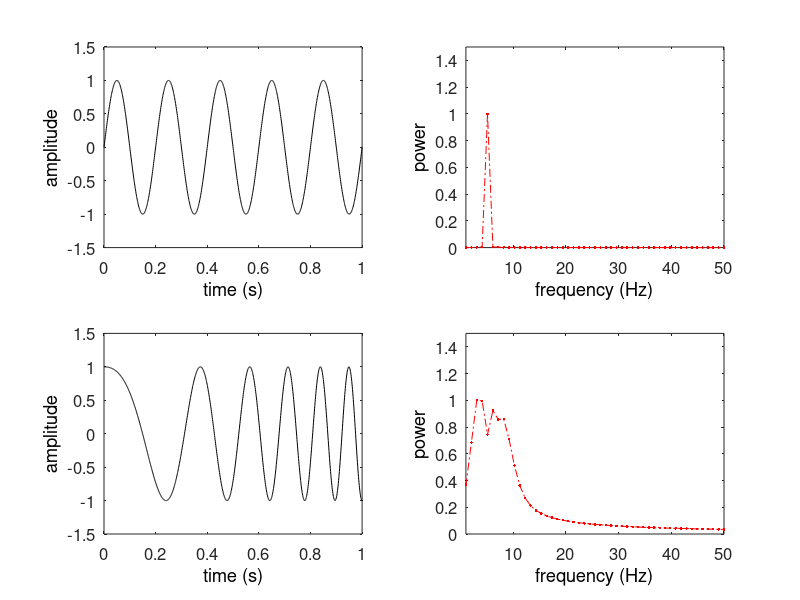
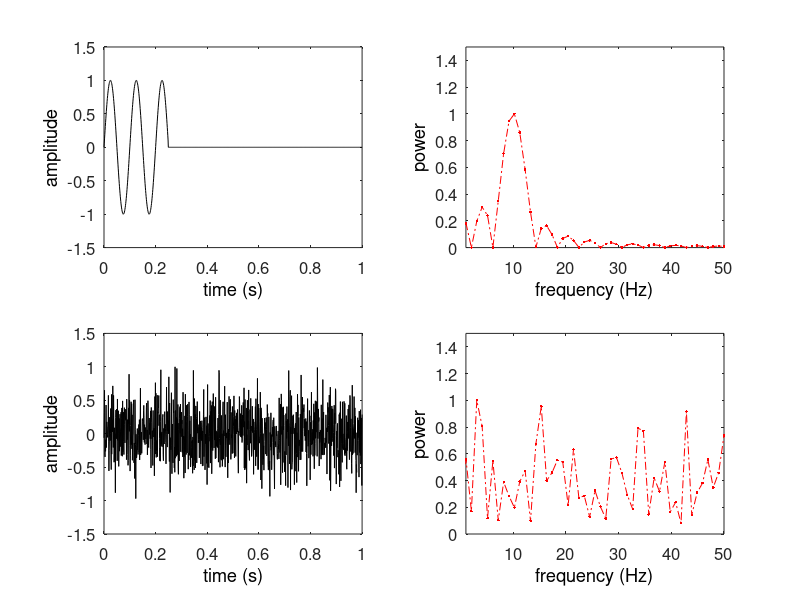

Here is the MATLAB script that generated these plots, in order:
%-------------------------------------------------------------------------------
% Function
%-------------------------------------------------------------------------------
function L03_power_spectrum()

clc;

% sampling parameters
fs = 1000;    % sampling rate, in Hz
T  = 1;      % duration, in seconds
N  = T * fs; % duration, in samples
M = 20;

% time variable
t = linspace(0, T, N);
f = linspace(0, fs/M, (N/M)); % HERE, fs/10

% sin signal
f0 = 5;
x1 = sin(2 * pi * f0 * t);
% chirp signal
f0 = 1;
f1 = 10;
t1 = T;
x2 = chirp(t, f0, t1, f1);
% non-periodic signal
f0 = 10;
x3 = sin(2 * pi * f0 * t);
x3(floor(N/4):end) = 0;
x3 = x3 / max(x3);
% random noise
x4 = randn(1, N);
x4 = x4 / max(x4);

% fft
y1 = abs(fft(x1));
y1 = y1(1:(N/M));
y1 = y1 / max(y1);

y2 = abs(fft(x2));
y2 = y2(1:(N/M));
y2 = y2 / max(y2);

y3 = abs(fft(x3));
y3 = y3(1:(N/M));
y3 = y3 / max(y3);

y4 = abs(fft(x4));
y4 = y4(1:(N/M));
y4 = y4 / max(y4);

% plot

figure(1);

subplot(2, 2, 1);
plot(t, x1, 'k');
set(get(gca, 'XLabel'), 'String', 'time (s)');
set(get(gca, 'YLabel'), 'String', 'amplitude');
set(gca, 'YLim', [-1.5, 1.5], 'FontSize', 12);

subplot(2, 2, 2);
plot(f, y1, 'r-.', 'Marker', '.');
set(get(gca, 'XLabel'), 'String', 'frequency (Hz)');
set(get(gca, 'YLabel'), 'String', 'power');
set(gca, 'YLim', [0, 1.5], 'XLim', [1, length(y1)], 'FontSize', 12);

subplot(2, 2, 3);
plot(t, x2, 'k');
set(get(gca, 'XLabel'), 'String', 'time (s)');
set(get(gca, 'YLabel'), 'String', 'amplitude');
set(gca, 'YLim', [-1.5, 1.5], 'FontSize', 12);

subplot(2, 2, 4);
plot(f, y2, 'r-.', 'Marker', '.');
set(get(gca, 'XLabel'), 'String', 'frequency (Hz)');
set(get(gca, 'YLabel'), 'String', 'power');
set(gca, 'YLim', [0, 1.5], 'XLim', [1, length(y2)], 'FontSize', 12);

figure(2);

subplot(2, 2, 1);
plot(t, x3, 'k');
set(get(gca, 'XLabel'), 'String', 'time (s)');
set(get(gca, 'YLabel'), 'String', 'amplitude');
set(gca, 'YLim', [-1.5, 1.5], 'FontSize', 12);

subplot(2, 2, 2);
plot(f, y3, 'r-.', 'Marker', '.');
set(get(gca, 'XLabel'), 'String', 'frequency (Hz)');
set(get(gca, 'YLabel'), 'String', 'power');
set(gca, 'YLim', [0, 1.5], 'XLim', [1, length(y2)], 'FontSize', 12);

subplot(2, 2, 3);
plot(t, x4, 'k');
set(get(gca, 'XLabel'), 'String', 'time (s)');
set(get(gca, 'YLabel'), 'String', 'amplitude');
set(gca, 'YLim', [-1.5, 1.5], 'FontSize', 12);

subplot(2, 2, 4);
plot(f, y4, 'r-.', 'Marker', '.');
set(get(gca, 'XLabel'), 'String', 'frequency (Hz)');
set(get(gca, 'YLabel'), 'String', 'power');
set(gca, 'YLim', [0, 1.5], 'XLim', [1, length(y2)], 'FontSize', 12);

end % end 

%-------------------------------------------------------------------------------